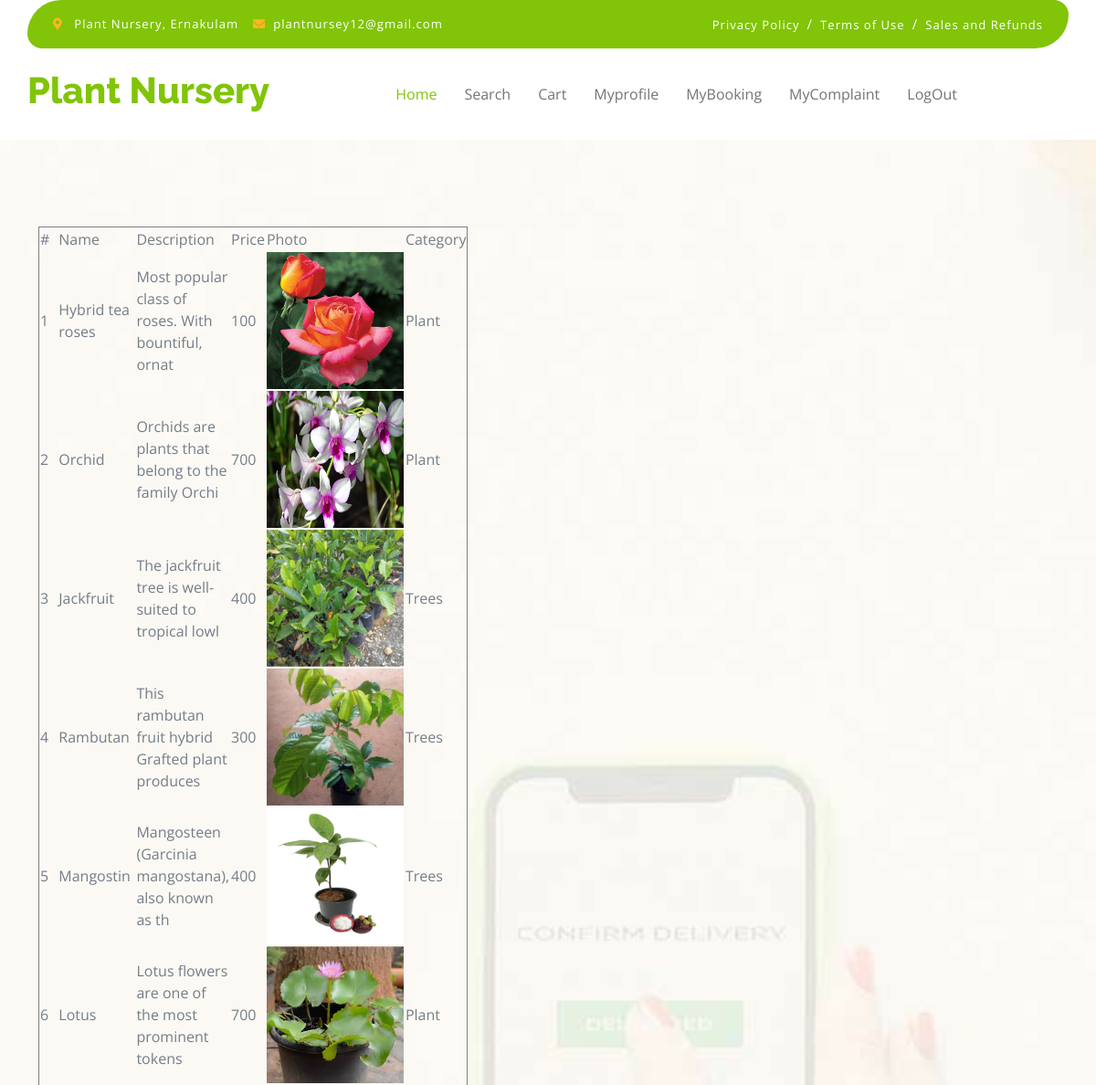
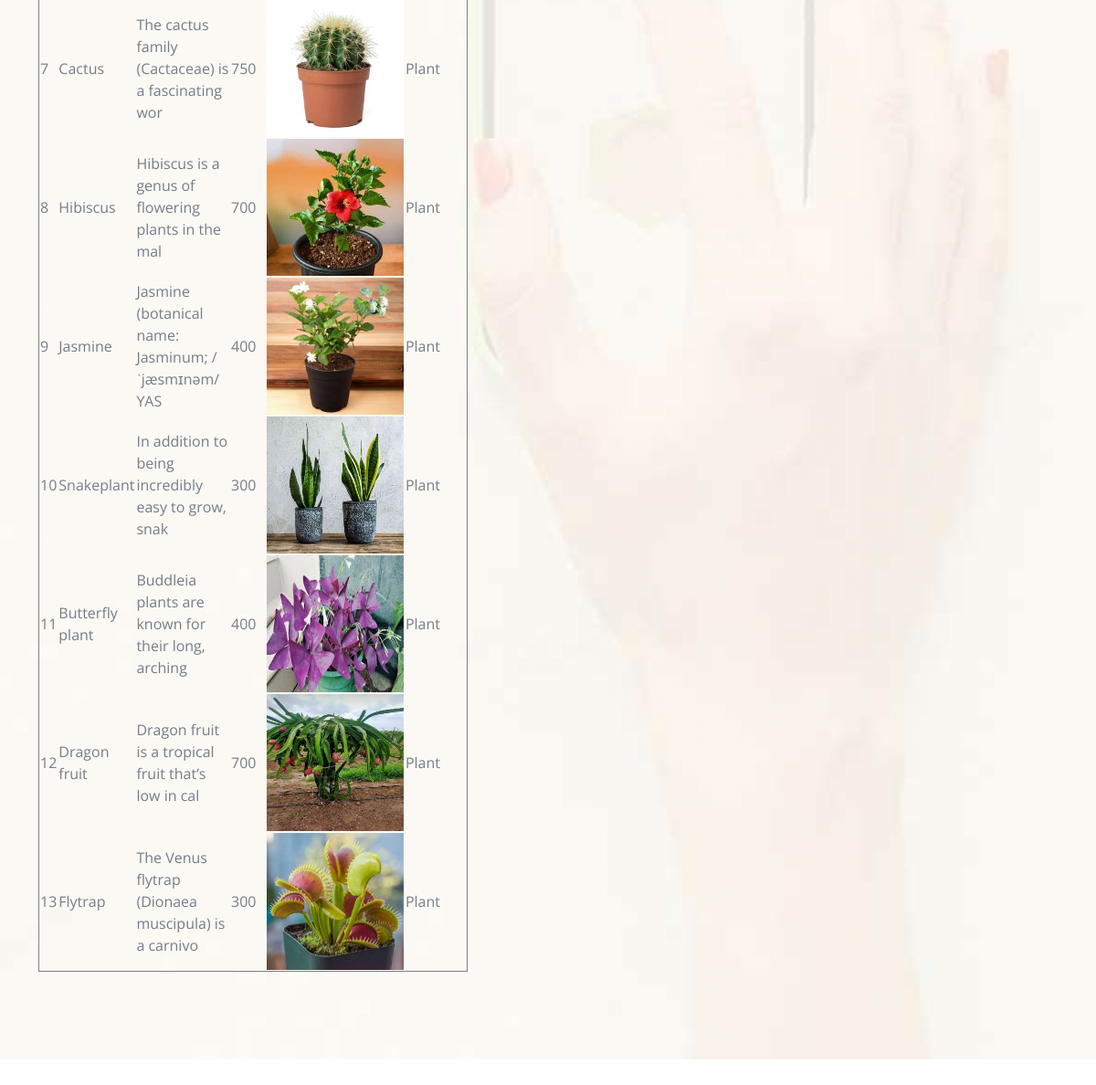
The app's page /PROJECT/user/ViewPlant.php (signed in) with its own data (2 pictures, top to bottom).
### tables this page shows
CREATE TABLE `tbl_plant` (
  `plant_id` int(11) NOT NULL,
  `plant_name` varchar(50) NOT NULL,
  `plant_description` varchar(50) NOT NULL,
  `plant_price` varchar(60) NOT NULL,
  `plant_photo` varchar(60) NOT NULL,
  `category_id` int(11) NOT NULL,
  `seller_id` int(11) NOT NULL
);

CREATE TABLE `tbl_category` (
  `category_id` int(11) NOT NULL,
  `category_name` varchar(30) NOT NULL
);

### PROJECT/user/ViewPlant.php (the view)
<?php
include('../Assets/connection/connection.php');
include ("Head.php");
?>
<form id="form1" name="form1" method="post" action="">
  <table width="200" border="1">
    <tr>
      <td>#</td>
      <td>Name</td>
      <td>Description</td>
      <td>Price</td>
      <td>Photo</td>
      <td>Category</td>
    </tr>
     <?php
	$i=0;
		$selQry="select * from tbl_plant p inner join tbl_category c on p.category_id=c.category_id ";
	$row=$con->query($selQry);
	while($data=$row->fetch_assoc())
	{
		$i++;
		?>
    <tr>
      <td><?php echo $i ?></td>
      <td><?php echo $data['plant_name'] ?></td>
       <td><?php echo $data['plant_description'] ?></td>
      <td><?php echo $data['plant_price'] ?></td>
      <td><img src="../Assets/File/Plant/<?php echo
      $data['plant_photo']?>" width="150px" height="150px"/></td>
      <td><?php echo $data['category_name']?></td>
    </tr>
    <?php } ?>
  </table>
</form>
</body>
</html>

### PROJECT/user/Head.php (shortened to what this page needs)
<!DOCTYPE html>
<html lang="en">
    <head>
        <link rel="stylesheet" href="https://use.fontawesome.com/releases/v5.15.4/css/all.css"/>
        <link href="https://cdn.jsdelivr.net/npm/bootstrap-icons@1.4.1/font/bootstrap-icons.css" rel="stylesheet">
        <link href="../Assets/Template/Main/lib/lightbox/css/lightbox.min.css" rel="stylesheet">
        <link href="../Assets/Template/Main/lib/owlcarousel/assets/owl.carousel.min.css" rel="stylesheet">
        <link href="../Assets/Template/Main/css/bootstrap.min.css" rel="stylesheet">
        <link href="../Assets/Template/Main/css/style.css" rel="stylesheet">
    </head>
    <body>
        <div class="container-fluid fixed-top">
            <div class="container topbar bg-primary d-none d-lg-block">
                <div class="d-flex justify-content-between">
                    <div class="top-info ps-2">
                        <small class="me-3"><i class="fas fa-map-marker-alt me-2 text-secondary"></i> <a href="#" class="text-white">Plant Nursery, Ernakulam</a></small>
                        <small class="me-3"><i class="fas fa-envelope me-2 text-secondary"></i><a href="#" class="text-white">plantnursey12@gmail.com</a></small>
                    </div>
                    <div class="top-link pe-2">
                        <a href="#" class="text-white"><small class="text-white mx-2">Privacy Policy</small>/</a>
                        <a href="#" class="text-white"><small class="text-white mx-2">Terms of Use</small>/</a>
                        <a href="#" class="text-white"><small class="text-white ms-2">Sales and Refunds</small></a>
                    </div>
                </div>
            </div>
            <div class="container px-0">
                <nav class="navbar navbar-light bg-white navbar-expand-xl">
                    <a href="index.html" class="navbar-brand"><h1 class="text-primary display-6">Plant Nursery</h1></a>
                    <div class="collapse navbar-collapse bg-white" id="navbarCollapse">
                        <div class="navbar-nav mx-auto">
                            <a href="Homepage.php" class="nav-item nav-link active">Home</a>
                            <a href="SearchPlant.php" class="nav-item nav-link">Search</a>
                            <a href="MyCart.php" class="nav-item nav-link">Cart</a>
                            <a href="MyProfile.php" class="nav-item nav-link">Myprofile</a>
                            <a href="MyBooking.php" class="nav-item nav-link">MyBooking</a>
                            <a href="MyComplaints.php" class="nav-item nav-link">MyComplaint</a>
                            <a href="../Logout.php" class="nav-item nav-link">LogOut</a>
                        </div>
                    </div>
                </nav>
            </div>
        </div>
        <div class="container-fluid py-5 mb-5 hero-header">
        <div class="container py-5">

### PROJECT/Assets/Template/Main/css/style.css (style rules this page uses)
.fixed-top { transition: 0.5s; background: var(--bs-white); border: 0; }
.topbar { padding: 20px; border-radius: 230px 100px; }
.topbar .top-info { font-size: 15px; line-height: 0; letter-spacing: 1px; display: flex; align-items: center; }
.topbar .top-link { font-size: 15px; line-height: 0; letter-spacing: 1px; display: flex; align-items: center; }
.topbar .top-link a { letter-spacing: 1px; }
.navbar .navbar-nav .nav-link { padding: 10px 15px; font-size: 16px; transition: .5s; }
.navbar { height: 100px; border-bottom: 1px solid rgba(255, 255, 255, .1); }
.navbar .navbar-nav .nav-link:hover, .navbar .navbar-nav .nav-link.active, .fixed-top.bg-white .navbar .navbar-nav .nav-link:hover, .fixed-top.bg-white .navbar .navbar-nav .nav-link.active { color: var(--bs-primary); }
.hero-header { background: linear-gradient(rgba(248, 223, 173, 0.1), rgba(248, 223, 173, 0.1)), url(../img/hero-img.jpg); background-position: center center; background-repeat: no-repeat; background-size: cover; }
@media (min-width: 992px) { .hero-header, .page-header { margin-top: 152px !important; } }

### records on screen
tbl_plant: plant_name "Hybrid tea roses", plant_description "Most popular class of roses. With bountiful, ornat", plant_price "100", plant_photo (picture), category.category_name "Plant"
tbl_plant: plant_name "Orchid", plant_description "Orchids are plants that belong to the family Orchi", plant_price "700", plant_photo (picture), category.category_name "Plant"
tbl_plant: plant_name "Jackfruit", plant_description "The jackfruit tree is well-suited to tropical lowl", plant_price "400", plant_photo (picture), category.category_name "Trees"
tbl_plant: plant_name "Rambutan", plant_description "This rambutan fruit hybrid Grafted plant produces", plant_price "300", plant_photo (picture), category.category_name "Trees"
tbl_plant: plant_name "Mangostin", plant_description "Mangosteen (Garcinia mangostana), also known as th", plant_price "400", plant_photo (picture), category.category_name "Trees"
tbl_plant: plant_name "Lotus", plant_description "Lotus flowers are one of the most prominent tokens", plant_price "700", plant_photo (picture), category.category_name "Plant"
tbl_plant: plant_name "Cactus", plant_description "The cactus family (Cactaceae) is a fascinating wor", plant_price "750", plant_photo (picture), category.category_name "Plant"
tbl_plant: plant_name "Hibiscus", plant_description "Hibiscus is a genus of flowering plants in the mal", plant_price "700", plant_photo (picture), category.category_name "Plant"
tbl_plant: plant_name "Jasmine", plant_description "Jasmine (botanical name: Jasminum; /ˈjæsmɪnəm/ YAS", plant_price "400", plant_photo (picture), category.category_name "Plant"
tbl_plant: plant_name "Snakeplant", plant_description "In addition to being incredibly easy to grow, snak", plant_price "300", plant_photo (picture), category.category_name "Plant"
tbl_plant: plant_name "Butterfly plant", plant_description "Buddleia plants are known for their long, arching", plant_price "400", plant_photo (picture), category.category_name "Plant"
tbl_plant: plant_name "Dragon fruit", plant_description "Dragon fruit is a tropical fruit that’s low in cal", plant_price "700", plant_photo (picture), category.category_name "Plant"
tbl_plant: plant_name "Flytrap", plant_description "The Venus flytrap (Dionaea muscipula) is a carnivo", plant_price "300", plant_photo (picture), category.category_name "Plant"
